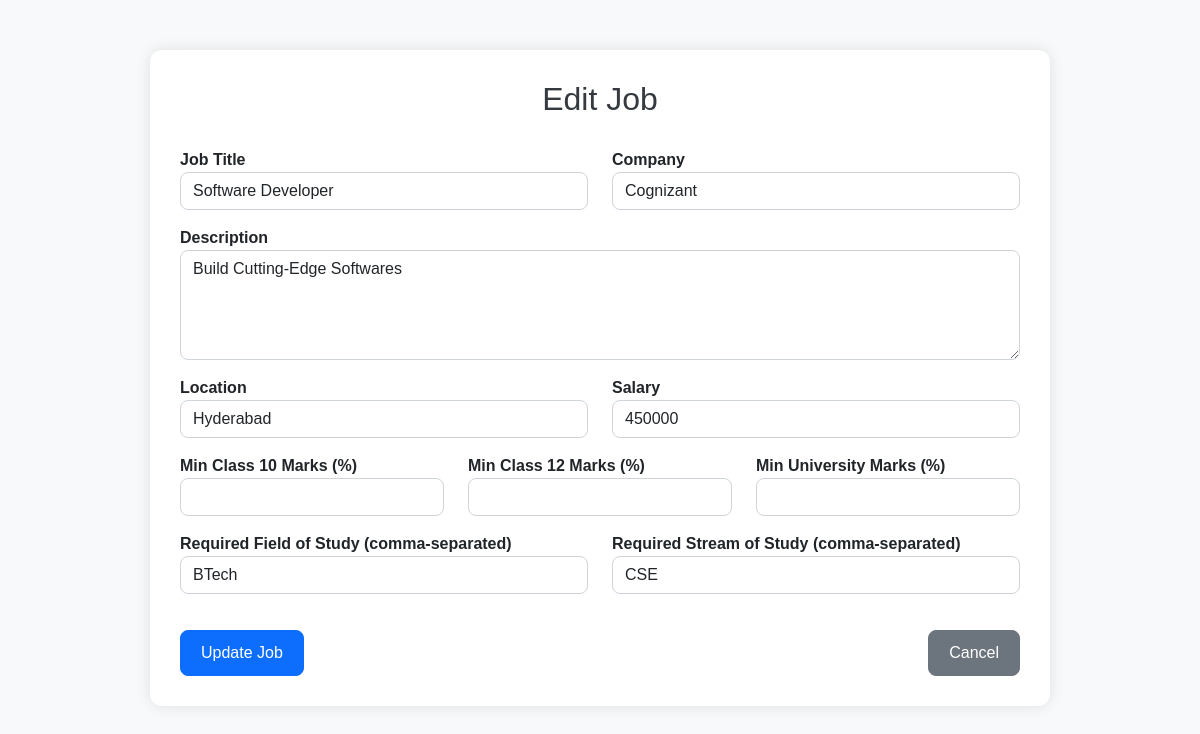
Page /edit_job/1 (signed in) on the committed database.
### models.py (models this page shows)
class Job(db.Model):
    __tablename__ = 'job'
    id = db.Column(db.Integer, primary_key=True)
    title = db.Column(db.String(100), nullable=False)
    company = db.Column(db.String(100), nullable=False)
    description = db.Column(db.Text, nullable=False)
    location = db.Column(db.String(100), nullable=False)
    salary = db.Column(db.String(50), nullable=True)
    posted_by = db.Column(db.Integer, db.ForeignKey('user.id'), nullable=False)  # ForeignKey to User table
    user = db.relationship('User', backref=db.backref('jobs', lazy=True))
    posted_on = db.Column(db.DateTime, nullable=False, default=datetime.utcnow)
    min_class_10_marks = db.Column(db.Float, nullable=True)
    min_class_12_marks = db.Column(db.Float, nullable=True)
    min_university_marks = db.Column(db.Float, nullable=True)
    required_field_of_study = db.Column(db.Text, nullable=True)
    required_stream_of_study = db.Column(db.Text, nullable=True)

### routes.py (the view, shortened to what this page needs)
@app.route('/edit_job/<int:job_id>', methods=['GET', 'POST'])
def edit_job(job_id):
    if 'email' not in session or session['user_type'] != 'university':
        flash("Unauthorized access!", "danger")
        return redirect(url_for('routes.login'))
    user = User.query.filter_by(email=session['email']).first()
    job = Job.query.get(job_id)
    if job.posted_by != user.id:
        flash("You do not have permission to edit this job.", "danger")
        return redirect(url_for('routes.dashboard'))
    return render_template('edit_job.html', job=job)

### templates/edit_job.html (shortened to what this page needs)
<!DOCTYPE html>
<html lang="en">
<head>
    <link rel="stylesheet" href="https://cdnjs.cloudflare.com/ajax/libs/bootstrap/5.1.3/css/bootstrap.min.css">
</head>
<body>
<div class="container">
    <h2>Edit Job</h2>
    <form method="POST">
        <div class="row">
            <div class="col-md-6 mb-3">
                <label for="title">Job Title</label>
                <input type="text" id="title" name="title" class="form-control" value="{{ job.title }}" required>
            </div>
            <div class="col-md-6 mb-3">
                <label for="company">Company</label>
                <input type="text" id="company" name="company" class="form-control" value="{{ job.company }}" required>
            </div>
        </div>
        <div class="mb-3">
            <label for="description">Description</label>
            <textarea id="description" name="description" class="form-control" rows="4" required>{{ job.description }}</textarea>
        </div>
        <div class="row">
            <div class="col-md-6 mb-3">
                <label for="location">Location</label>
                <input type="text" id="location" name="location" class="form-control" value="{{ job.location }}" required>
            </div>
            <div class="col-md-6 mb-3">
                <label for="salary">Salary</label>
                <input type="text" id="salary" name="salary" class="form-control" value="{{ job.salary }}">
            </div>
        </div>
        <div class="row">
            <div class="col-md-4 mb-3">
                <label for="min_class_10_marks">Min Class 10 Marks (%)</label>
                <input type="number" id="min_class_10_marks" name="min_class_10_marks" class="form-control" value="{{ job.min_class_10_marks or '' }}">
            </div>
            <div class="col-md-4 mb-3">
                <label for="min_class_12_marks">Min Class 12 Marks (%)</label>
                <input type="number" id="min_class_12_marks" name="min_class_12_marks" class="form-control" value="{{ job.min_class_12_marks or '' }}">
            </div>
            <div class="col-md-4 mb-3">
                <label for="min_university_marks">Min University Marks (%)</label>
                <input type="number" id="min_university_marks" name="min_university_marks" class="form-control" value="{{ job.min_university_marks or '' }}">
            </div>
        </div>
        <div class="row">
            <div class="col-md-6 mb-3">
                <label for="required_field_of_study">Required Field of Study (comma-separated)</label>
                <input type="text" id="required_field_of_study" name="required_field_of_study" class="form-control" value="{{ job.required_field_of_study or '' }}">
            </div>
            <div class="col-md-6 mb-3">
                <label for="required_stream_of_study">Required Stream of Study (comma-separated)</label>
                <input type="text" id="required_stream_of_study" name="required_stream_of_study" class="form-control" value="{{ job.required_stream_of_study or '' }}">
            </div>
        </div>
        <div class="btn-container">
            <button type="submit" class="btn btn-primary">Update Job</button>
            <a href="{{ url_for('routes.dashboard') }}" class="btn btn-secondary back-btn">Cancel</a>
        </div>
    </form>
</div>
</body>
</html>

### templates/edit_job.html (style rules this page uses)
body { background-color: #f8f9fa; font-family: Arial, sans-serif; }
.container { background: #ffffff; padding: 30px; border-radius: 12px; box-shadow: 0 0 15px rgba(0, 0, 0, 0.1); margin-top: 50px; max-width: 900px; }
h2 { color: #343a40; text-align: center; margin-bottom: 30px; }
label { font-weight: bold; }
.form-control { border-radius: 8px; }
.btn-primary, .btn-secondary { padding: 10px 20px; border-radius: 8px; }
.btn-container { display: flex; justify-content: space-between; margin-top: 20px; }
.back-btn { text-decoration: none; color: #fff; }

### rows in the picture
Job: title "Software Developer", company "Cognizant", description "Build Cutting-Edge Softwares", location "Hyderabad", salary "450000", required_field_of_study "BTech", required_stream_of_study "CSE"
